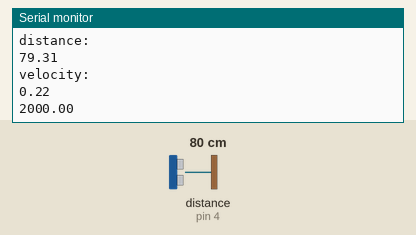
The sketch below on a simulated Arduino Uno, built with avr-gcc and run on an emulated ATmega328P. Shown: the last lines printed to the serial monitor. Wiring (inferred from the names in the program): ultrasonic range finder: trigger pin 2; echo pin 4. The test bench sets the inputs (shaded band); at power-on: distance to the obstacle (sensor on pin 4) 80 cm. The echo pulse lasts 58.3 µs per cm.

Above: at 1.3 s.
1.4 s: distance to the obstacle (sensor on pin 4) set to 2 cm
At 1.89 s:
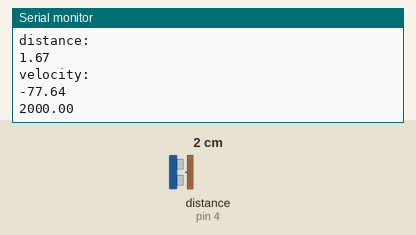
2.9 s: distance to the obstacle (sensor on pin 4) set to 4 cm
At 2.91 s:
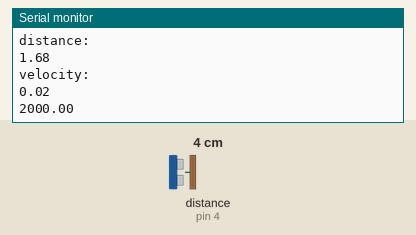
Timing chart, 0 to 5.9 s (numbered marks = the images above; inputs shaded):
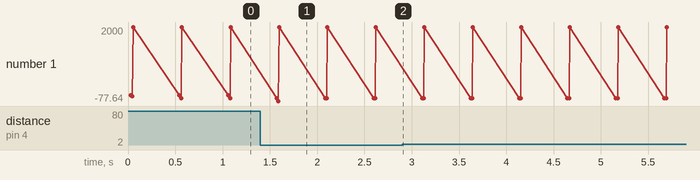

Measured:
- after the input at 1.4 s, the serial monitor: prints a new line after 0.17 s (image 1)

The sketch:

Ultrasonic_pid.ino
```cpp
int trigger_pin = 2;
int echo_pin = 4;
float duration, distance1, distance, velocity, Kp, Kv, thrust;
float height = 100; //in cm
float mass = 0.822; //in kilograms
unsigned long t;
unsigned long t2;
void setup() {
Serial.begin (9600);
pinMode (trigger_pin, OUTPUT);
pinMode (echo_pin, INPUT);
}

void loop() {
 t = millis();
 distance1 = distance;
 delay(10);
 digitalWrite (trigger_pin, HIGH);
 delayMicroseconds (10);
 digitalWrite (trigger_pin, LOW);
 duration = pulseIn (echo_pin, HIGH);
 distance = (duration * 0.034) / 2;
 t2 = millis();
 velocity = ((distance - distance1)*10)/(t2 - t);
 Serial.println("distance:");
 Serial.println(distance);
 Serial.println("velocity:");
 Serial.println(velocity);
 Kp=150;
 Kv=15;
 thrust = mass*(9.81+(Kv*(0-velocity)/100)+(Kp*(height-distance)/100));
 thrust = thrust*1000/9.81; //in grams
 if (thrust > 2000){
  thrust = 2000;
 }
 if (thrust <= 0){
  thrust = 0;
 }
 Serial.println(thrust);
 delay (500);
}
```
